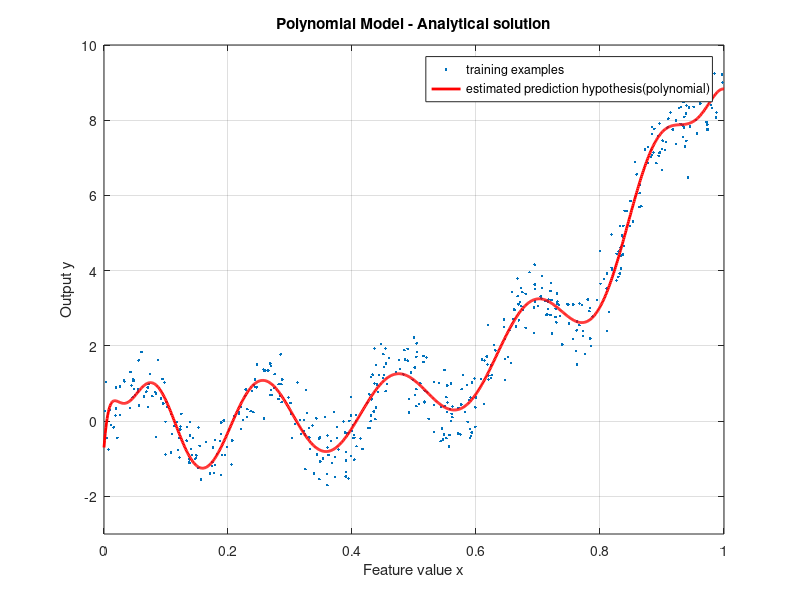

Here is the MATLAB script that generated this plot:
%D. A second model - polynomial model.
%y1 = [1 x1 x1^2 x1^3] * [a0;a1;a2;a3]
clc
clear all
close all

dataMatrix = load('reg_data_set_1.mat');
P = 15;
% P = 3
X = ones(length(dataMatrix.x),1);
for p = 1:P
    X = [X, dataMatrix.x.^p];
end
w = pinv(X)*dataMatrix.y;

x = 0:.001:1;
y = zeros(1,length(x));
for i = 1:length(x)
    polyTerms = 1;
    for p = 1:P
        polyTerms = [polyTerms, x(i)^p];
    end
    y(i) = polyTerms * w;
        
end



%p = 2;
%x = -1 : .001 :1;
%y = zeros(1, length(x));
%for i = 1: length(x)
   % poly = 1;
    %for j = 1:p
   %     poly = [poly, x(i)^j]; % 1 concat x concat x^2
  %  end
 %   y(i) = poly * w;
%end
fprintf('w0 = %f, w1 = %f, w2 = %f w3 = %f\n',w(1),w(2),w(3),w(4));

plot(dataMatrix.x, dataMatrix.y, '.');
hold on;
plot(x,y, 'r-','linewidth', 2);
title('Polynomial Model - Analytical solution');
xlabel('Feature value x');
ylabel('Output y');
legend('training examples', 'estimated prediction hypothesis(polynomial)')
axis([0, 1, -3, 10])
grid on;